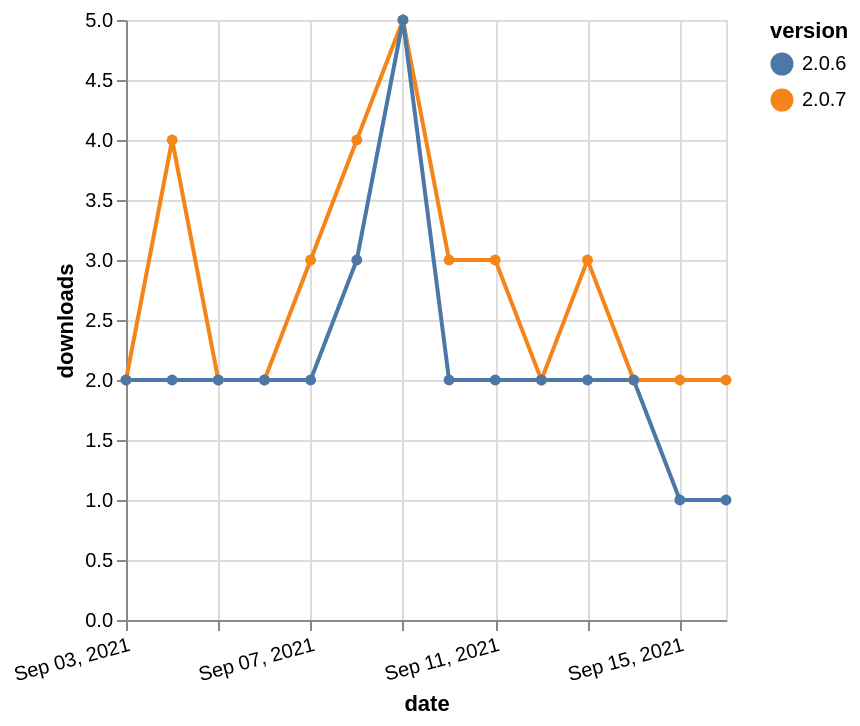

Express this chart as Vega-Lite.
### Vega-Lite specification from a JSON file in a GitHub repository (floating-point values rounded to 4 significant figures)
{"$schema": "https://vega.github.io/schema/vega-lite/v5.json", "description": "A simple bar chart with embedded data.", "data": {"values": [{"date": "2021-09-03", "total": 2391, "delta": 2, "version": "2.0.7"}, {"date": "2021-09-04", "total": 2395, "delta": 4, "version": "2.0.7"}, {"date": "2021-09-05", "total": 2397, "delta": 2, "version": "2.0.7"}, {"date": "2021-09-06", "total": 2399, "delta": 2, "version": "2.0.7"}, {"date": "2021-09-07", "total": 2402, "delta": 3, "version": "2.0.7"}, {"date": "2021-09-08", "total": 2406, "delta": 4, "version": "2.0.7"}, {"date": "2021-09-09", "total": 2411, "delta": 5, "version": "2.0.7"}, {"date": "2021-09-10", "total": 2414, "delta": 3, "version": "2.0.7"}, {"date": "2021-09-11", "total": 2417, "delta": 3, "version": "2.0.7"}, {"date": "2021-09-12", "total": 2419, "delta": 2, "version": "2.0.7"}, {"date": "2021-09-13", "total": 2422, "delta": 3, "version": "2.0.7"}, {"date": "2021-09-14", "total": 2424, "delta": 2, "version": "2.0.7"}, {"date": "2021-09-15", "total": 2426, "delta": 2, "version": "2.0.7"}, {"date": "2021-09-16", "total": 2428, "delta": 2, "version": "2.0.7"}, {"date": "2021-09-03", "total": 2934, "delta": 2, "version": "2.0.6"}, {"date": "2021-09-04", "total": 2936, "delta": 2, "version": "2.0.6"}, {"date": "2021-09-05", "total": 2938, "delta": 2, "version": "2.0.6"}, {"date": "2021-09-06", "total": 2940, "delta": 2, "version": "2.0.6"}, {"date": "2021-09-07", "total": 2942, "delta": 2, "version": "2.0.6"}, {"date": "2021-09-08", "total": 2945, "delta": 3, "version": "2.0.6"}, {"date": "2021-09-09", "total": 2950, "delta": 5, "version": "2.0.6"}, {"date": "2021-09-10", "total": 2952, "delta": 2, "version": "2.0.6"}, {"date": "2021-09-11", "total": 2954, "delta": 2, "version": "2.0.6"}, {"date": "2021-09-12", "total": 2956, "delta": 2, "version": "2.0.6"}, {"date": "2021-09-13", "total": 2958, "delta": 2, "version": "2.0.6"}, {"date": "2021-09-14", "total": 2960, "delta": 2, "version": "2.0.6"}, {"date": "2021-09-15", "total": 2961, "delta": 1, "version": "2.0.6"}, {"date": "2021-09-16", "total": 2962, "delta": 1, "version": "2.0.6"}]}, "width": "container", "mark": {"type": "line", "point": {"filled": true}}, "encoding": {"x": {"field": "date", "type": "temporal", "timeUnit": "yearmonthdate", "title": "date", "axis": {"labelAngle": -15}}, "y": {"field": "delta", "type": "quantitative", "title": "downloads"}, "color": {"field": "version", "type": "nominal"}, "tooltip": {"field": "delta"}}}
